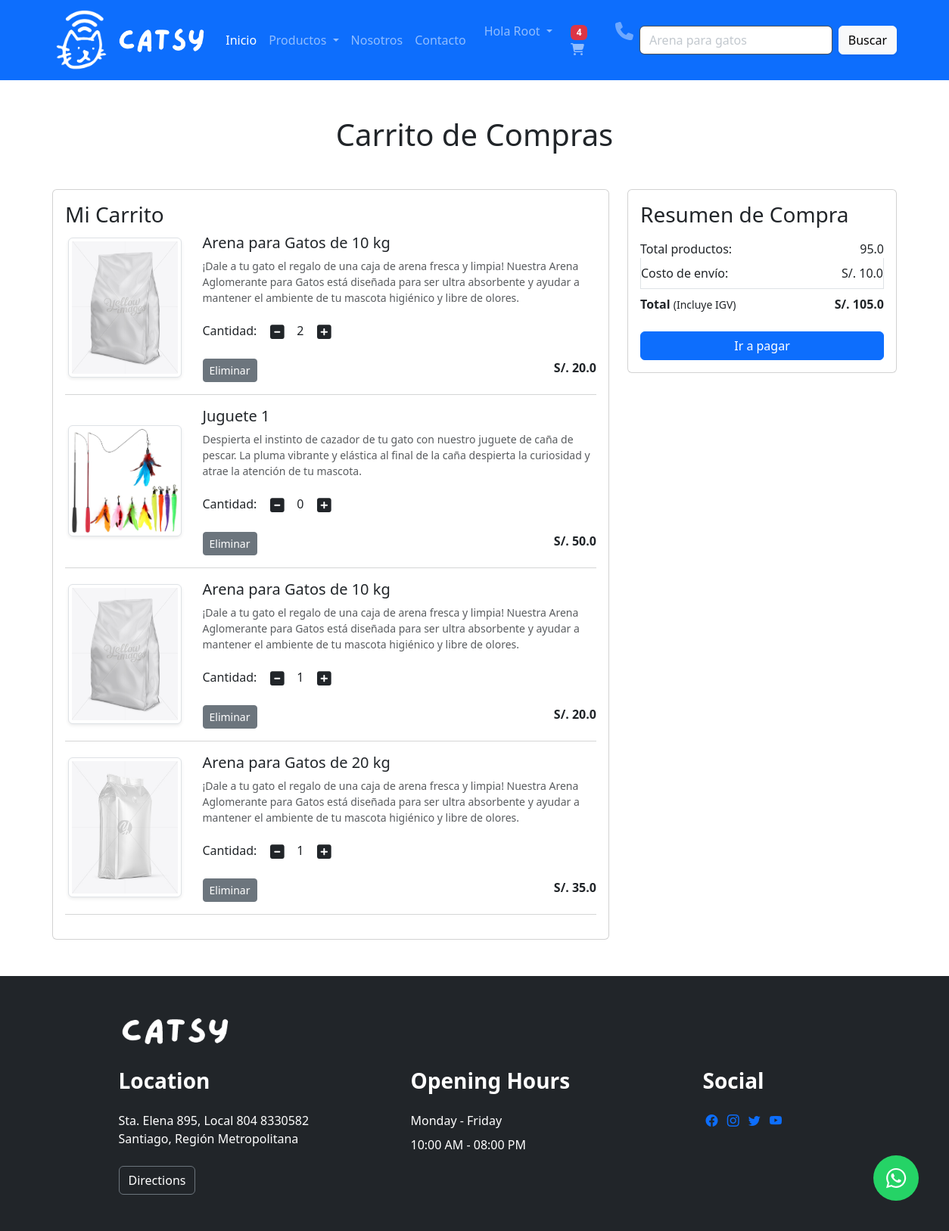
The page /cart/ (signed in) on the database as committed earlier.
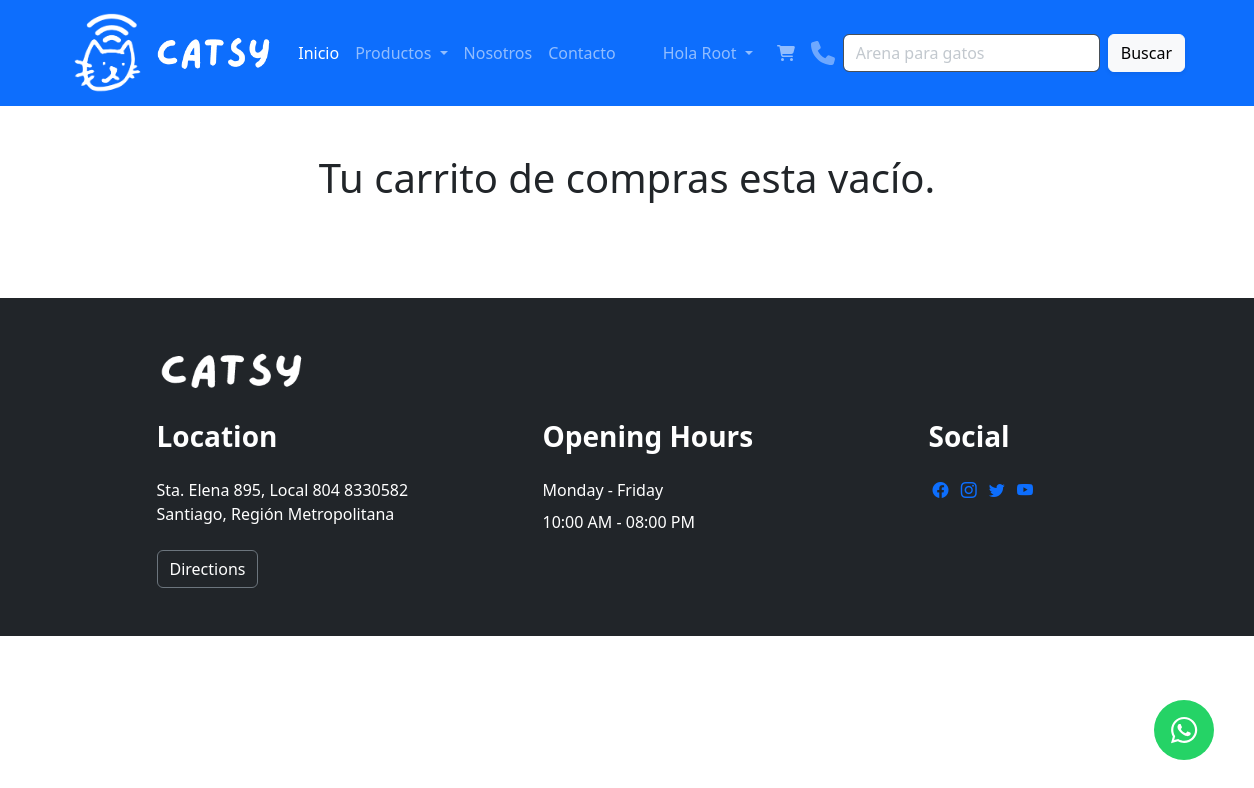
The same page on the database as committed later.
### app/models.py (models this page shows, shortened)
class Cart(models.Model):
    user = models.ForeignKey(User, on_delete=models.CASCADE)
    product = models.ForeignKey(Product, on_delete=models.CASCADE)
    quantity = models.PositiveIntegerField(default=1)

class Product(models.Model):
    title = models.CharField(max_length=100)
    selling_price = models.FloatField()
    discounted_price = models.FloatField()
    description = models.TextField()
    composition = models.TextField()
    prodapp = models.TextField(default='')
    category = models.CharField(choices=CATEGORY_CHOICES, max_length=2)
    product_image = models.ImageField(upload_to='product')

### app/views.py (the view)
# urls.py: path('cart/', views.show_cart, name='showcart'),
def show_cart(request):
    totalitem = 0
    if request.user.is_authenticated:
        totalitem = len(Cart.objects.filter(user=request.user))
    user = request.user
    cart = Cart.objects.filter(user=user)
    amount = 0
    for p in cart:
        value = p.quantity * p.product.discounted_price
        amount += value
    totalamount = amount + 10
    return render(request, 'app/addtocart.html', locals())

### app/templates/app/addtocart.html (shortened to what this page needs)
{% extends 'app/base.html' %}
{% load static %}
{% block content %}
<div class="container my-5">
    <div class="row">
        {% if cart %}
        <h1 class="text-center mb-5">Carrito de Compras</h1>
        <div class="col-sm-8">
            <div class="card">
                <div class="card-body">
                    <h3>Mi Carrito</h3>
                    {% for item in cart %}
                    <div class="row">
                    <div class="col-sm-3 text-center align-self-center"><img src="{{item.product.product_image.url}}" alt="product_img" class="img-fluid img-thumbnail shadow-sm" height="150px" width="150px"></div>
                    <div class="col-sm-9">
                        <div>
                            <h5>{{item.product.title}}</h5>
                            <p class="mb-2 text-muted small"> {{item.product.description}}</p>
                            <div class="my-3">
                            <label for="quantity">Cantidad:</label>
                            <a class="minus-cart btn" pid={{item.product.id}}><i class="fas fa-minus-square fa-lg"></i></a>
                            <span id="quantity">{{item.quantity}}</span>
                            <a class="plus-cart btn" pid={{item.product.id}}><i class="fas fa-plus-square fa-lg"></i></a>
                        </div>
                        <div class="d-flex justify-content-between">
                            <a href="#" class="remove-cart btn btn-sm btn-secondary mr-3" pid={{item.product.id}}>Eliminar</a>
                            <p class="mb-0"><span><strong>S/. {{item.product.discounted_price}}</strong></span></p>
                        </div>
                    </div>
                </div>
            </div>
        <hr class="text-muted">
        {% endfor %}
        </div>
    </div>
</div>
<div class="col-sm-4">
    <div class="card">
        <div class="card-body">
        <h3>Resumen de Compra</h3>
        <ul class="list-group">
            <li class="list-group-item d-flex justify-content-between align-items-center border-0 px-0 pb-0">Total productos:  <span id="amount">{{amount}}</span></li>
            <li class="list-group-item d-flex justify-content-between align-items-center px-0">Costo de envío: <span>S/. 10.0 </span></li>
            <li class="list-group-item d-flex justify-content-between align-items-center border-0 px-0 mb-3">
                <div>
                    <strong>Total</strong> <small>(Incluye IGV)</small>
                </div>
                <strong>S/. <span id="totalamount">{{totalamount}}</strong></span>
            </li>
        </ul>
        <div class="d-grid"><a href="{% url 'checkout' %}" class="btn btn-primary">Ir a pagar</a></div>
    </div>
</div>
</div>
{% else %}
        <h1 class="text-center mb-5">Tu carrito de compras esta vacío.</h1>
{% endif %}
</div>
</div>
<a href="https://wa.me/56976206891?text=Me%20gustaría%20saber%20el%20precio%20del%20producto" class="whatsapp" target="_blank">
    <i class="fab fa-whatsapp whatsapp-icon"></i></a>
{% endblock content %}

### app/templates/app/base.html (shortened to what this page needs)
<!DOCTYPE html>
{% load static %}
<html lang="en">
    <head>
        <link href="https://cdn.jsdelivr.net/npm/bootstrap@5.3.0-alpha3/dist/css/bootstrap.min.css" rel="stylesheet">
        <link rel="stylesheet" href="https://cdnjs.cloudflare.com/ajax/libs/font-awesome/5.15.3/css/all.min.css">
        <link rel="stylesheet" href="{% static 'app/css/owl.carousel.min.css' %}">
        <link rel="stylesheet" href="{% static 'app/css/all.min.css' %}">
        <link rel="stylesheet" href="{% static 'app/css/style.css' %}">
        <link rel="stylesheet" href="https://cdn.jsdelivr.net/npm/bootstrap-icons@1.3.0/font/bootstrap-icons.css">
    </head>
<body>
    <nav class="navbar navbar-expand-lg bg-primary sticky-top" data-bs-theme="dark">
        <div class="container d-flex justify-content-between">
            <a class="navbar-brand" href="/">
                <img src="{% static 'app/images/catsy_logo_sm_white.png' %}" width="80" height="80" alt="catsy_logo">
                <img src="{% static 'app/images/catsy_name_white.png' %}" width="120" height="45"  alt="catsy_logo">
            </a>
            <div class="collapse navbar-collapse" id="navbarSupportedContent">
                <ul class="navbar-nav me-auto mb-2 mb-lg-0">
                    {% if request.user.is_authenticated %}
                    <li class="nav-item">
                        <a class="nav-link active" aria-current="page" href="/">Inicio</a>
                    </li>
                    <li class="nav-item dropdown">
                        <a class="nav-link dropdown-toggle" href="#" role="button" data-bs-toggle="dropdown" aria-expanded="false">
                            Productos
                        </a>
                    </li>
                    <li class="nav-item">
                        <a class="nav-link" href="{% url 'about' %}">Nosotros</a>
                    </li>
                    <li class="nav-item">
                        <a class="nav-link" href="{% url 'contact' %}">Contacto</a>
                    </li>
                </ul>
                <ul class="d-xxl-flex navbar-nav mb-0 mx-2">
                    <li class="nav-item dropdown">
                        <a class="nav-link dropdown-toggle text-capitalize" href="#" aria-expanded="false" id="profileDropdown" role="button" data-bs-toggle="dropdown" aria-expanded="false">Hola {{request.user}} </a>
                    </li>
                    <li class="nav-item mx-2">
                        <a class="nav-link" href="{% url 'showcart' %}"> {% if totalitem > 0 %}<span class="badge bg-danger"> {{ totalitem }} </span>{%endif%}  <i class="fas fa-shopping-cart"></i></a>
                    </li>
                    <li>
                        <a href="tel:+56976206891"><i class="fas fa-phone" style="width: 1.5rem; height: 1.5rem; margin-top: 0.5rem;"></i></a>
                    </li>
                    {% endif %}
                </ul>
                <form class="d-flex" role="search" action="/search">
                    <input class="form-control me-2 bg-white" type="search" placeholder="Arena para gatos" name="search" aria-label="Search">
                    <button class="btn btn-light shadow-sm" type="submit">Buscar</button>
                </form>
            </div>
        </div>
    </nav>
    {% block content %}{% endblock content %}
    <footer class="site-footer section-padding ">
        <div class="container-fluid bg-dark ">
            <div class="row p-5 ">
                <div class="col-12 offset-1">
                    <h2 class="text-white mb-4 me-6 " ><img src="{% static 'app/images/catsy_name_white.png' %}" width="150" height="50"  alt="catsy_logo"> </h2>
                </div>
                <div class="col-lg-3 col-md-7 col-xs-12 tooplate-mt30 text-white offset-1">
                    <h3 class="text-white mb-lg-4 mb-3"><strong>Location</strong></h3>
                    <p>Sta. Elena 895, Local 804  8330582 Santiago, Región Metropolitana</p>
                    <a href=https://goo.gl/maps/989t2Grs5NpPUbCk8 target="_blank" class="custom-btn btn btn-dark mt-2 border border-secondary">Directions</a>
                </div>
                <div class="col-lg-3 col-md-5 col-xs-12 tooplate-mt30 text-white offset-1 ">
                    <h3 class="text-white mb-lg-4 mb-3"><strong>Opening Hours</strong></h3>
                    <p class="mb-2">Monday - Friday</p>
                    <p>10:00 AM - 08:00 PM</p>
                </div>
                <div class="col-lg-3 col-md-6 col-xs-12 tooplate-mt30 offset-1">
                    <h3 class="text-white mb-lg-4 mb-3"><strong>Social</strong></h3>
                    <a href="https://www.facebook.com" target="_blank" class="mx-1 bi-facebook"></a>
                    <a href="https://www.instagram.com"target="_blank" class="mx-1 bi-instagram" ></a>
                    <a href="https://www.twitter.com/"target="_blank" class="mx-1 bi-twitter"></a>
                    <a href="https://www.youtube.com"target="_blank" class="mx-1 bi-youtube"></a>
                </div>
            </div>
        </div>
    </footer>
</body>
</html>

### app/templates/app/addtocart.html (style rules this page uses)
.whatsapp { position:fixed; width:60px; height:60px; bottom:40px; right:40px; background-color:#25d366; color:#FFF; border-radius:50px; text-align:center; font-size:30px; line-height: 59px; z-index:100; }

Rows that differ between the two databases and show on the page:
removed Cart: product.product_image (picture), product "Arena para Gatos de 10 kg", product.description "¡Dale a tu gato el regalo de una caja de arena fresca y limpia! Nuestra Arena Aglomerante para Gatos está diseñada para ser ultra absorbente y ayudar a mantener el ambiente de tu mascota higiénico y libre de olores.", quantity "2", product.discounted_price "20.0"
removed Cart: product.product_image (picture), product "Juguete 1", product.description "Despierta el instinto de cazador de tu gato con nuestro juguete de caña de pescar. La pluma vibrante y elástica al final de la caña despierta la curiosidad y atrae la atención de tu mascota.", quantity "0", product.discounted_price "50.0"
removed Cart: product.product_image (picture), product "Arena para Gatos de 10 kg", product.description "¡Dale a tu gato el regalo de una caja de arena fresca y limpia! Nuestra Arena Aglomerante para Gatos está diseñada para ser ultra absorbente y ayudar a mantener el ambiente de tu mascota higiénico y libre de olores.", quantity "1", product.discounted_price "20.0"
removed Cart: product.product_image (picture), product "Arena para Gatos de 20 kg", product.description "¡Dale a tu gato el regalo de una caja de arena fresca y limpia! Nuestra Arena Aglomerante para Gatos está diseñada para ser ultra absorbente y ayudar a mantener el ambiente de tu mascota higiénico y libre de olores.", quantity "1", product.discounted_price "35.0"
Other text that changed with them:
{{ totalitem }}: "4" → (not shown)
{{ amount }}: "95.0" → (not shown)
{{ totalamount }}: "105.0" → (not shown)
text no longer shown: "Carrito de Compras Mi Carrito Resumen de Compra Total productos: Costo de envío: S/. 10.0 Total (Incluye IGV) S/. Ir a pagar"
text now shown: "Tu carrito de compras esta vacío."
